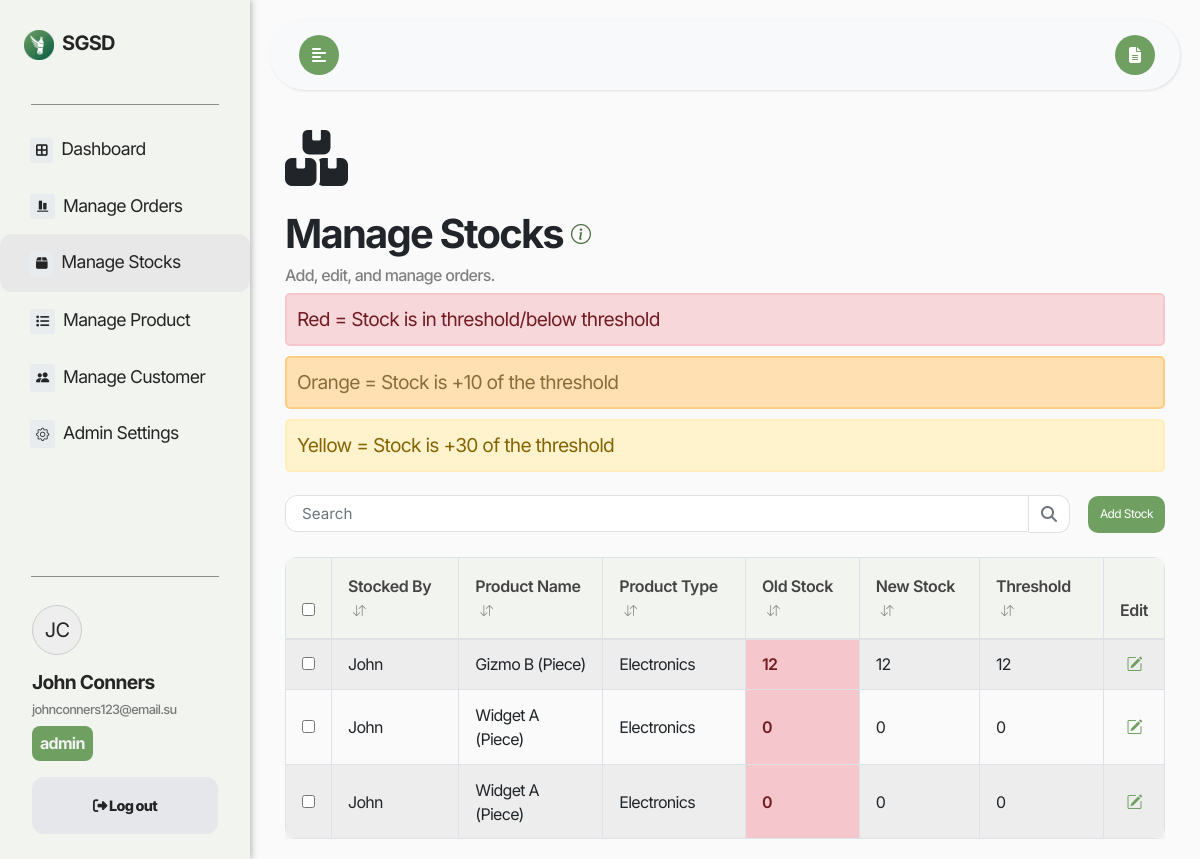
/ManageStocks/index.php (signed in), run on the app's committed database.
### tables this page shows
CREATE TABLE `users` (
  `User_ID` int(11) NOT NULL,
  `Role` varchar(50) NOT NULL,
  `First_Name` varchar(255) NOT NULL,
  `Last_Name` varchar(255) NOT NULL,
  `Email` varchar(255) DEFAULT NULL,
  `Password_hash` varchar(255) NOT NULL,
  `reset_token_hash` varchar(64) DEFAULT NULL,
  `reset_token_expires_at` datetime DEFAULT NULL,
  `Account_activation_hash` varchar(64) DEFAULT NULL
);

CREATE TABLE `stocks` (
  `Stock_ID` int(11) NOT NULL,
  `User_ID` int(11) DEFAULT NULL,
  `Product_ID` int(11) DEFAULT NULL,
  `Old_Stock` int(11) DEFAULT NULL,
  `New_Stock` int(11) DEFAULT NULL,
  `Threshold` int(11) DEFAULT NULL
);

CREATE TABLE `products` (
  `Product_ID` int(11) NOT NULL,
  `Product_Name` varchar(255) DEFAULT NULL,
  `Product_Type` varchar(255) DEFAULT NULL,
  `Unit` varchar(50) DEFAULT NULL,
  `Price` decimal(10,2) DEFAULT NULL
);

### check_session.php (called while the page is built, shortened)
<?php
require_once('../dbconnect.php');
$user_email = $_SESSION['email'];
$sql = "SELECT User_ID, First_Name, Email, Role FROM Users WHERE Email = ?";
$stmt = $conn->prepare($sql);
$stmt->bind_param("s", $user_email);
$stmt->execute();
$result = $stmt->get_result();
$row = $result->fetch_assoc();
$user_role = $row['Role'];
?>

### ManageStocks/index.php (the view, shortened to what this page needs)
<?php
include('../check_session.php');
include '../dbconnect.php';
$user_email = $_SESSION['email'];
$query = "SELECT User_ID, First_Name, Last_Name FROM Users WHERE Email = ?";
$stmt = $conn->prepare($query);
$stmt->bind_param("s", $user_email);
$stmt->execute();
$stmt->bind_result($user_id, $user_first_name, $user_last_name);
$query = "SELECT Stocks.Stock_ID,
                 Users.First_Name AS First_Name,
                 CONCAT(Products.Product_Name, ' (', Products.Unit, ')') AS Product_Name,
                 Products.Product_Type,
                 Stocks.Old_Stock,
                 Stocks.New_Stock,
                 Stocks.Threshold
          FROM Stocks
          INNER JOIN Users ON Stocks.User_ID = Users.User_ID
          INNER JOIN Products ON Stocks.Product_ID = Products.Product_ID";
$result = $conn->query($query);
?>
<!DOCTYPE html>
<html lang="en">
<head>
    <link rel="stylesheet" href="https://cdn.jsdelivr.net/npm/bootstrap@4.6.0/dist/css/bootstrap.min.css">
    <link rel="stylesheet" href="https://cdnjs.cloudflare.com/ajax/libs/font-awesome/5.15.3/css/all.min.css">
    <link href='https://unpkg.com/boxicons@2.1.4/css/boxicons.min.css' rel='stylesheet'>
    <link rel="stylesheet" href="https://cdn.jsdelivr.net/npm/bootstrap-icons@1.11.3/font/bootstrap-icons.min.css">
    <link rel="stylesheet" href="https://cdnjs.cloudflare.com/ajax/libs/font-awesome/6.2.0/css/all.min.css">
    <link rel="stylesheet" href="https://cdn.jsdelivr.net/npm/bootstrap-icons@1.3.0/font/bootstrap-icons.css">
    <link rel="stylesheet" href="../style/styles.css">
</head>
<body>
<div class="wrapper">
    <nav id="sidebar">
        <div class="sidebar-header mt-4 mb-4">
            <div class="d-flex justify-content-between align-items-center">
                <a class="navbar-brand m-0 p-1" href="#">
                <img src="../logo.png" alt="SGSD Logo" width="30" height="30" class="mr-1"> SGSD
                </a>
            </div>
        </div>
        <hr class="line">
        <ul class="list-unstyled components p-0">
            <li>
                <a href="../Dashboard" class="sidebar-items-a">
                    <i class="fa-solid fa-border-all" style="font-size:13.28px; background-color: #e8ecef; padding: 6px; border-radius: 3px;"></i>
                    <span>&nbsp;Dashboard</span>
                </a>
            </li>
            <?php if ($user_role !== 'driver') :
            ?>
                <li>
                    <a href="../ManageOrders">
                        <i class="bx bxs-objects-vertical-bottom" style="font-size:13.28px; background-color: #e8ecef; padding: 6px; border-radius: 3px;"></i>
                        <span>&nbsp;Manage Orders</span>
                    </a>
                </li>
            <?php endif; ?>
            <?php if ($user_role === 'admin' || $user_role === 'staff') :
            ?>
                <li class="active">
                    <a href="../ManageStocks">
                        <i class="fa-solid fa-box" style="font-size:13.28px; background-color: #e8ecef; padding: 6px; border-radius: 3px;"></i>
                        <span>&nbsp;Manage Stocks</span>
                    </a>
                </li>
                <li>
                    <a href="../ManageProducts">
                        <i class="fa-solid fa-list" style="font-size:13.28px; background-color: #e8ecef; padding: 6px; border-radius: 3px;"></i>
                        <span>&nbsp;Manage Product</span>
                    </a>
                </li>
            <?php endif; ?>
            <?php if ($user_role === 'admin') :
            ?>
                <li>
                    <a href="../ManageCustomers">
                        <i class="bi bi-people-fill" style="font-size:13.28px; background-color: #e8ecef; padding: 6px; border-radius: 3px;"></i>
                        <span>&nbsp;Manage Customer</span>
                    </a>
                </li>
                <li>
                    <a href="../AdminSettings">
                        <i class="bi bi-gear" style="font-size:13.28px; background-color: #e8ecef; padding: 6px; border-radius: 3px;"></i>
                        <span>&nbsp;Admin Settings</span>
                    </a>
                </li>
            <?php endif; ?>
        </ul>
        <div class="sidebar-spacer"></div>
        <hr class="line">
        <ul class="list-unstyled CTAs pt-0 mb-0 sidebar-bottom">
            <li class="sidebar-username pb-2">
                <div class="align-items-center">
                    <div class="profile-initials rounded-circle d-flex align-items-center justify-content-center mb-3" style="width: 50px; height: 50px; border: 1px solid #ccc; background-color: #eee; font-size: 20px;">
                        <?php
                            echo strtoupper(substr($user_first_name, 0, 1) . substr($user_last_name, 0, 1));
                        ?>
                    </div>
                    <div>
                        <h1><?php echo htmlspecialchars($user_first_name . ' ' . $user_last_name); ?></h1>
                        <h2><?php echo htmlspecialchars($user_email); ?></h2>
                        <h5 style="font-size: 1em; background-color: #6fa062; color: #F2f2f2; font-weight: 700; padding: 8px; border-radius: 8px; width: fit-content;"><?php echo htmlspecialchars($user_role); ?></h5>
                    </div>
                </div>
            </li>
            <li>
<a href="" class="logout" onclick="document.getElementById('logoutForm').submit();">
    <i class="fa-solid fa-sign-out-alt"></i>
    <span>Log out</span>
</a>
            </li>
        </ul>
    </nav>
    <div id="content">
        <nav class="navbar navbar-expand-lg navbar-light bg-light" id="mainNavbar">
            <div class="container-fluid">
                <button type="button" id="sidebarCollapse" class="btn btn-info ml-1" data-toggle="tooltip" data-placement="bottom" title="Toggle Sidebar">
                    <i class="fas fa-align-left"></i>
                </button>
                <button class="btn btn-dark d-inline-block ml-auto" type="button" id="manualButton" data-toggle="tooltip" data-placement="bottom" title="View Manual">
                    <i class="fas fa-file-alt"></i>
                </button>
            </div>
        </nav>
                <div class="container mt-4">
                <div class="pb-4">
                <i class="fa-solid fa-boxes-stacked" style="font-size:56px;"></i>
                </div>
                <div class="d-flex align-items-center">
                    <h3 style="font-size: 40px; letter-spacing: -0.045em;">
                        <b>Manage Stocks</b>
                    </h3>
                    <i class="bi bi-info-circle pl-2 pb-2" style="font-size: 20px; color:rgb(74, 109, 65); font-weight: bold;" data-toggle="tooltip" data-placement="top" title="Manage stock levels, add new stock, and edit existing stock entries."></i>
                </div>
                <h4 class="mb-2" style="color: gray; font-size: 16px;">Add, edit, and manage orders.</h4>
                <ul class="pl-0">
                    <li style="font-size: 1.2em; background-color: #f8d7da; color: #721c24; padding: 10px; border-radius: 5px; list-style-type: none; margin-bottom: 10px; border: 2px solid #f5c6cb;">
                        <span>Red</span> = Stock is in threshold/below threshold
                    </li>
                    <li style="font-size: 1.2em; background-color: #ffe0b2; color: #8a6d3b; padding: 10px; border-radius: 5px; list-style-type: none; margin-bottom: 10px; border: 2px solid #ffcc80;">
                        <span>Orange</span> = Stock is +10 of the threshold
                    </li>
                    <li style="font-size: 1.2em; background-color: #fff3cd; color: #856404; padding: 10px; border-radius: 5px; list-style-type: none; margin-bottom: 10px; border: 2px solid #ffeeba;">
                        <span>Yellow</span> = Stock is +30 of the threshold
                    </li>
                </ul>
            <div class="d-flex align-items-center justify-content-between mb-3">
                <div class="input-group m-0" style="width: 100%;">
                <div class="search-container">
                    <input type="search" class="form-control search-input-main" placeholder="Search" aria-label="Search" id="searchInput" onkeyup="searchTable()">
                    <button class="btn btn-outline-secondary search-btn-main" type="button" id="search">
                        <i class="fa fa-search"></i>
                    </button>
                </div>
                </div>
                <?php if ($user_role === 'admin' || $user_role === 'staff') : ?>
                    <button class="add-btn" data-bs-toggle="modal" data-bs-target="#addStockModal" style="width: auto;">Add Stock</button>
                <?php endif; ?>
            </div>
                <div style="max-height: 750px; overflow-y: auto; overflow-x: hidden;">
                <div class="table-responsive d-none d-md-block">
                <table class="table table-striped table-bordered" id="stocksTable">
                <thead>
    <tr>
        <th onclick="sortTable(0)">Stocked By <i class="bi bi-arrow-down-up"></i></th>
        <th onclick="sortTable(1)">Product Name <i class="bi bi-arrow-down-up"></i></th>
        <th onclick="sortTable(2)">Product Type <i class="bi bi-arrow-down-up"></i></th>
        <th onclick="sortTable(3)">Old Stock <i class="bi bi-arrow-down-up"></i></th>
        <th onclick="sortTable(4)">New Stock <i class="bi bi-arrow-down-up"></i></th>
        <th onclick="sortTable(5)">Threshold <i class="bi bi-arrow-down-up"></i></th>
        <th>Edit</th>
    </tr>
</thead>
                <tbody>
                <?php if (mysqli_num_rows($result) > 0): ?>
                    <?php
                        while ($row = mysqli_fetch_assoc($result)):
                            $oldStock = $row['Old_Stock'];
                            $threshold = $row['Threshold'];
                            if ($oldStock <= $threshold) {
                                $oldStockClass = "table-danger";
                            } elseif ($oldStock <= $threshold + 10) {
                                $oldStockClass = "bg-orange text-dark";
                            } elseif ($oldStock <= $threshold + 30) {
                                $oldStockClass = "table-warning";
                            }else {
                                $oldStockClass = "";
                            }
                        ?>
<tr data-stock-id="<?php echo $row['Stock_ID']; ?>" data-new-stock="<?php echo $row['New_Stock']; ?>" data-threshold="<?php echo $row['Threshold']; ?>">
                <td><?php echo $row['First_Name']; ?></td>
                <td><?php echo $row['Product_Name']; ?></td>
                <td><?php echo $row['Product_Type']; ?></td>
                <td class="<?php echo $oldStockClass; ?>"><?php echo $row['Old_Stock']; ?></td>
                <td><?php echo $row['New_Stock']; ?></td>
                <td><?php echo $row['Threshold']; ?></td>
                <td class="text-dark text-center">
                    <a href="#" data-bs-toggle="modal" data-bs-target="#editStockModal"
                        data-stock-id="<?php echo $row['Stock_ID']; ?>"
                        data-new-stock="<?php echo $row['New_Stock']; ?>"
                        data-threshold="<?php echo $row['Threshold']; ?>">
                        <i class="bi bi-pencil-square"></i>
                    </a>
                </td>
            </tr>
        <?php endwhile; ?>
    <?php else: ?>
        <tr>
            <td colspan="7" class="text-center">No stocks found.</td>
        </tr>
    <?php endif; ?>
</tbody>
                </table>
                </div>
            </div>
        </div>
    </div>

### data on the page
users: First_Name+Last_Name "JC", First_Name+Last_Name "John Conners", Role "admin"
stocks: User_ID.First_Name "John", Product_Name "Gizmo B (Piece)", Product_ID.Product_Type "Electronics", Old_Stock "12", New_Stock "12", Threshold "12"
stocks: User_ID.First_Name "John", Product_Name "Widget A (Piece)", Product_ID.Product_Type "Electronics", Old_Stock "0", New_Stock "0", Threshold "0"
stocks: User_ID.First_Name "John", Product_Name "Widget A (Piece)", Product_ID.Product_Type "Electronics", Old_Stock "0", New_Stock "0", Threshold "0"

### other printed values
$user_email "johnconners123@email.su"
